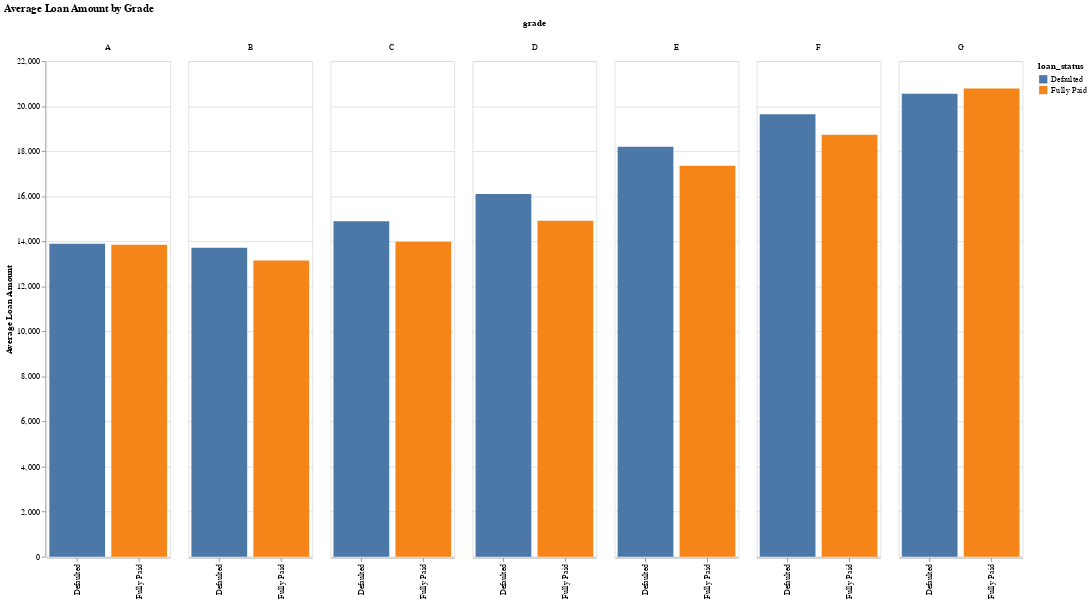

The notebook cell saved with this chart:
### Markdown cell above
As the risk increases, so does the interest rate, grade A pays much less interest and is less likely to default.

### Code cell
chart_data_default = eda_group_data.groupby(['grade', 'loan_status'])['funded_amnt'].mean().reset_index()

map_default_status = {0:'Defaulted', 1:'Fully Paid'}

chart_data_default['loan_status'] = chart_data_default['loan_status'].map(map_default_status)

alt.Chart(chart_data_default).mark_bar().encode(
    x=alt.X(field='loan_status',type='nominal',axis=alt.Axis(title='')),
    y=alt.Y(field='funded_amnt',type='quantitative',axis=alt.Axis(title='Average Loan Amount')),
    color='loan_status:N',
    column = 'grade:N',
    tooltip=['loan_status:N', 'funded_amnt'],
).properties(width=150, height=600,title='Average Loan Amount by Grade')

### Figure 1 — Vega-Lite specification as saved in the notebook (floating-point values rounded to 4 significant figures)
{"$schema": "https://vega.github.io/schema/vega-lite/v2.6.0.json", "config": {"view": {"height": 300, "width": 400}}, "data": {"name": "data-1156c4faf640f84fb094bd910a65ce6d"}, "datasets": {"data-1156c4faf640f84fb094bd910a65ce6d": [{"funded_amnt": 13900.0, "grade": "A", "loan_status": "Defaulted"}, {"funded_amnt": 13850.0, "grade": "A", "loan_status": "Fully Paid"}, {"funded_amnt": 13720.0, "grade": "B", "loan_status": "Defaulted"}, {"funded_amnt": 13140.0, "grade": "B", "loan_status": "Fully Paid"}, {"funded_amnt": 14900.0, "grade": "C", "loan_status": "Defaulted"}, {"funded_amnt": 13980.0, "grade": "C", "loan_status": "Fully Paid"}, {"funded_amnt": 16100.0, "grade": "D", "loan_status": "Defaulted"}, {"funded_amnt": 14910.0, "grade": "D", "loan_status": "Fully Paid"}, {"funded_amnt": 18190.0, "grade": "E", "loan_status": "Defaulted"}, {"funded_amnt": 17360.0, "grade": "E", "loan_status": "Fully Paid"}, {"funded_amnt": 19640.0, "grade": "F", "loan_status": "Defaulted"}, {"funded_amnt": 18730.0, "grade": "F", "loan_status": "Fully Paid"}, {"funded_amnt": 20550.0, "grade": "G", "loan_status": "Defaulted"}, {"funded_amnt": 20790.0, "grade": "G", "loan_status": "Fully Paid"}]}, "encoding": {"color": {"field": "loan_status", "type": "nominal"}, "column": {"field": "grade", "type": "nominal"}, "tooltip": [{"field": "loan_status", "type": "nominal"}, {"field": "funded_amnt", "type": "quantitative"}], "x": {"axis": {"title": ""}, "field": "loan_status", "type": "nominal"}, "y": {"axis": {"title": "Average Loan Amount"}, "field": "funded_amnt", "type": "quantitative"}}, "height": 600, "mark": "bar", "title": "Average Loan Amount by Grade", "width": 150}
